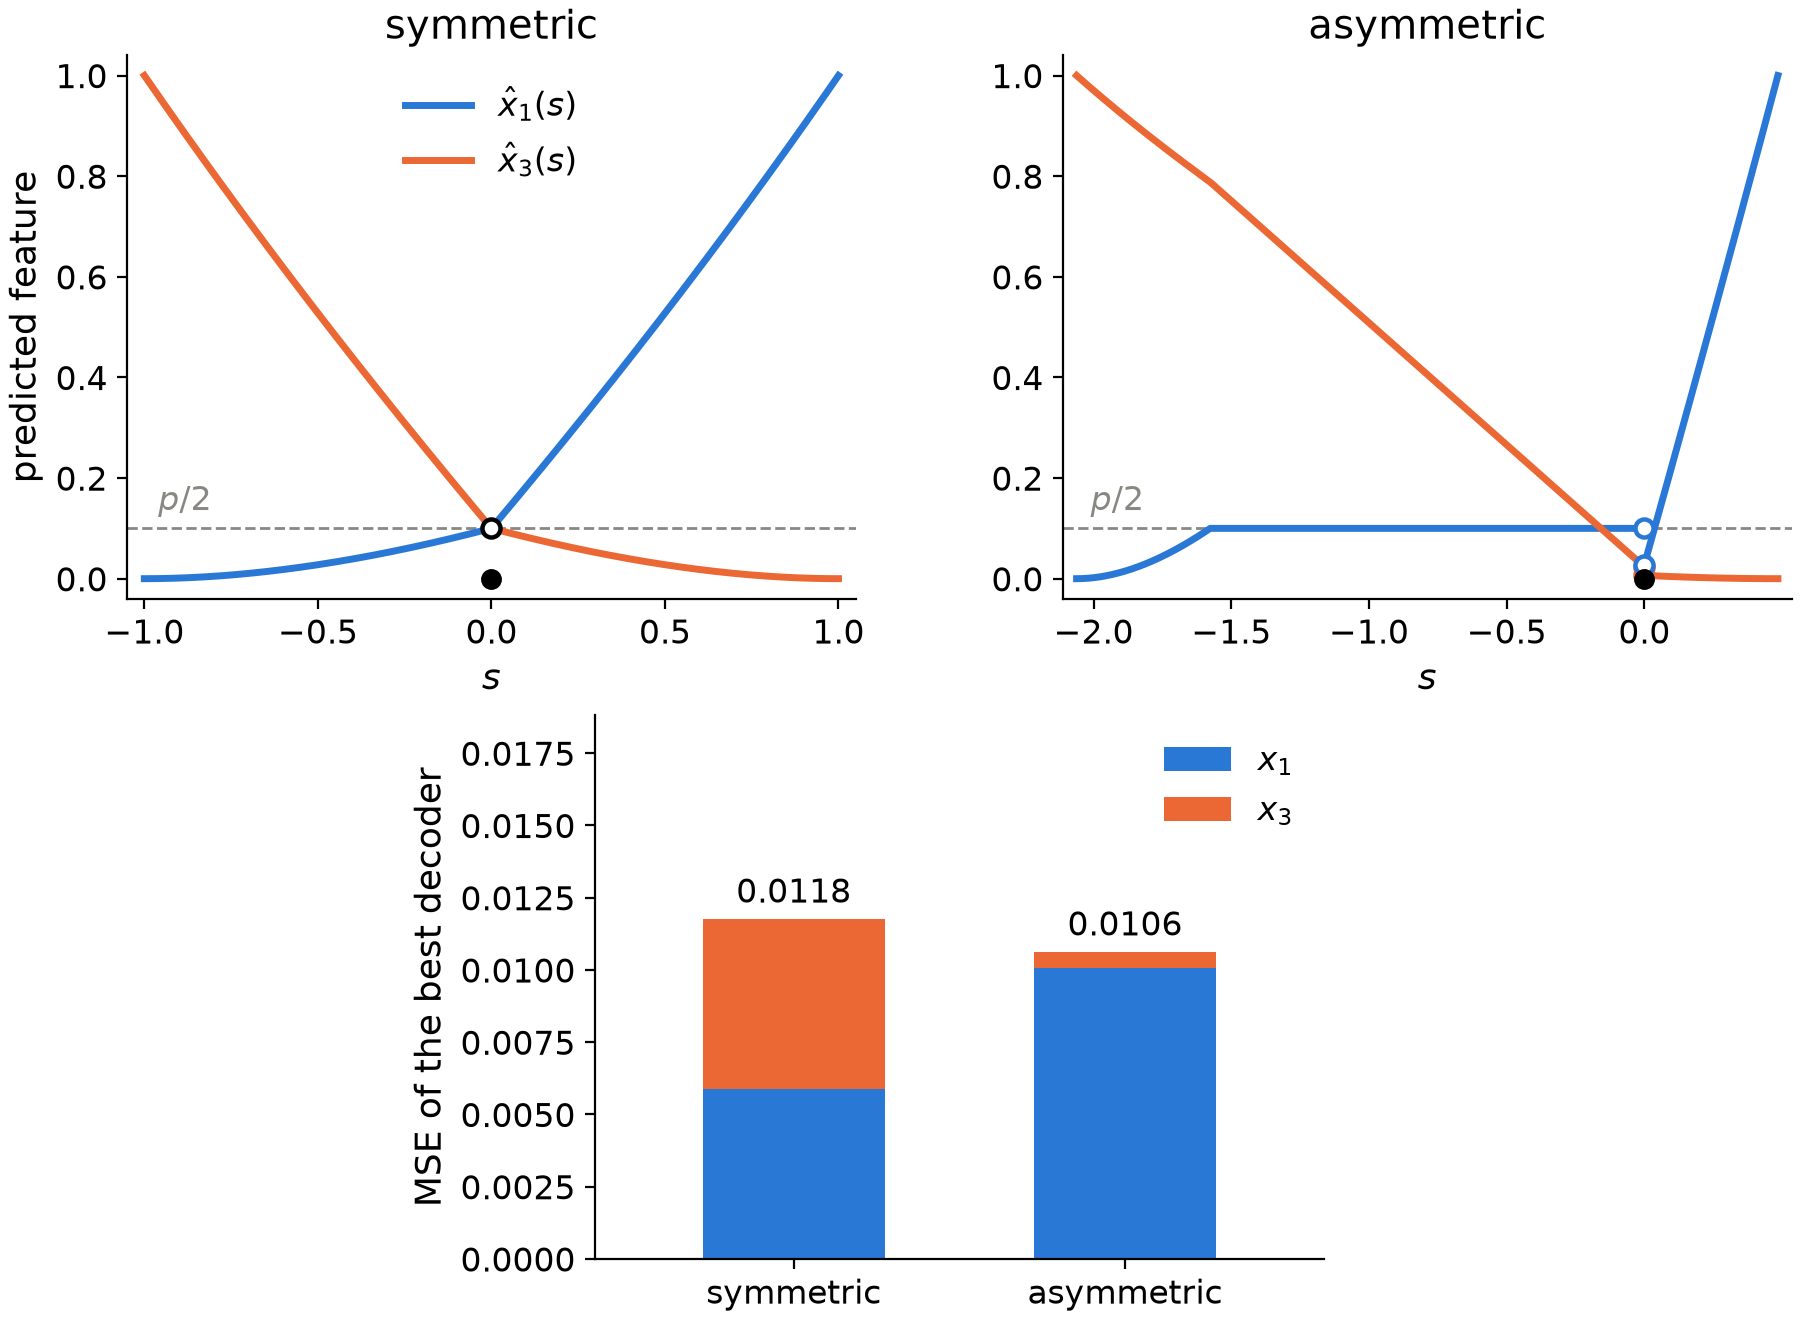

The Python source for this figure:
# Symmetric vs asymmetric antipodal pair: best decoders for both (closed form) and the
# minimal MSE each achieves, split into the x1 and x3 contributions.
# Asymmetric = |f3| / |f1| = RATIO (long f3, short f1); s = |f1| x1 - |f3| x3.
# Run from the repo root: python -m figures.asym_compare
from pathlib import Path

import matplotlib

matplotlib.use("Agg")
import matplotlib.pyplot as plt
import numpy as np
import torch

from common import BLUE, MUTED, ORANGE, P, arms, posterior_mean, x1_posterior, x3_posterior
from figures.posterior_sym import frame

OUT = Path("figures/asym_compare")
RATIO, M, SEED = 4.25, 2 ** 19, 7
CASES = (("symmetric", 1.0, 1.0), ("asymmetric", RATIO ** 0.5, RATIO ** -0.5))  # (name, |f3| = a, |f1| = b)


def bill(a, b):
    g = torch.Generator().manual_seed(SEED)
    x1 = (torch.rand(M, generator=g) < P) * torch.rand(M, generator=g)
    x3 = (torch.rand(M, generator=g) < P) * torch.rand(M, generator=g)
    s = b * x1 - a * x3
    e1 = torch.nan_to_num(posterior_mean(s, b, -a, P), nan=0.0)
    e3 = torch.nan_to_num(posterior_mean(s, -a, b, P), nan=0.0)
    e1[s == 0], e3[s == 0] = 0.0, 0.0
    return ((x1 - e1) ** 2).mean().item(), ((x3 - e3) ** 2).mean().item()


def curves(ax, a, b):
    limits = []
    for s in arms(a, b):
        for f, color in ((x1_posterior, BLUE), (x3_posterior, ORANGE)):
            y = f(s, a, b)
            ax.plot(s, y, color=color, lw=2.5, zorder=3)
            limits.append((round(float(y[np.abs(s).argmin()]), 4), color))
    for v in {v for v, _ in limits}:  # one-sided limits at s = 0: open circles, black where the curves coincide
        colors = {c for w, c in limits if w == v}
        ax.plot([0], [v], "o", ms=6.5, mfc="white", mec=colors.pop() if len(colors) == 1 else "black", mew=1.6, zorder=4)
    ax.plot([0], [0], "o", ms=6.5, color="black", zorder=5)


if __name__ == "__main__":
    plt.rcParams.update({"font.size": 12, "axes.labelsize": 13})
    fig, axd = plt.subplot_mosaic([["symmetric", "symmetric", "asymmetric", "asymmetric"],
                                   [".", "bars", "bars", "."]],
                                  figsize=(9, 6.6), layout="constrained")
    bills = {}
    for name, a, b in CASES:
        ax = axd[name]
        curves(ax, a, b)
        frame(ax, marks=False, lo=-a, hi=b, xticks=np.round(np.arange(-np.floor(a * 2) / 2, b + 1e-9, 0.5), 2))
        ax.set_title(name)
        bills[name] = bill(a, b)
    axd["symmetric"].set_ylabel("predicted feature")
    axd["symmetric"].legend(handles=[plt.Line2D([], [], color=BLUE, lw=2.5, label="$\\hat{x}_1(s)$"),
                                     plt.Line2D([], [], color=ORANGE, lw=2.5, label="$\\hat{x}_3(s)$")],
                            loc="upper center", frameon=False)
    axb = axd["bars"]
    for i, (name, _, _) in enumerate(CASES):
        m1, m3 = bills[name]
        axb.bar(i, m1, 0.55, color=BLUE, label="$x_1$" if i == 0 else None)
        axb.bar(i, m3, 0.55, bottom=m1, color=ORANGE, label="$x_3$" if i == 0 else None)
        axb.text(i, m1 + m3 + 0.0003, f"{m1 + m3:.4f}", ha="center", va="bottom")
        print(f"{name}: x1 {m1:.4f} + x3 {m3:.4f} = {m1 + m3:.4f}")
    axb.set_xticks(range(len(CASES)), [c[0] for c in CASES])
    axb.set_xlim(-0.6, len(CASES) - 0.4)
    axb.set_ylim(0, 1.6 * max(sum(v) for v in bills.values()))
    axb.set_ylabel("MSE of the best decoder")
    axb.legend(loc="upper right", frameon=False)
    axb.spines[["top", "right"]].set_visible(False)
    fig.savefig(OUT.with_suffix(".pdf"))
    fig.savefig(OUT.with_suffix(".png"), dpi=200)
